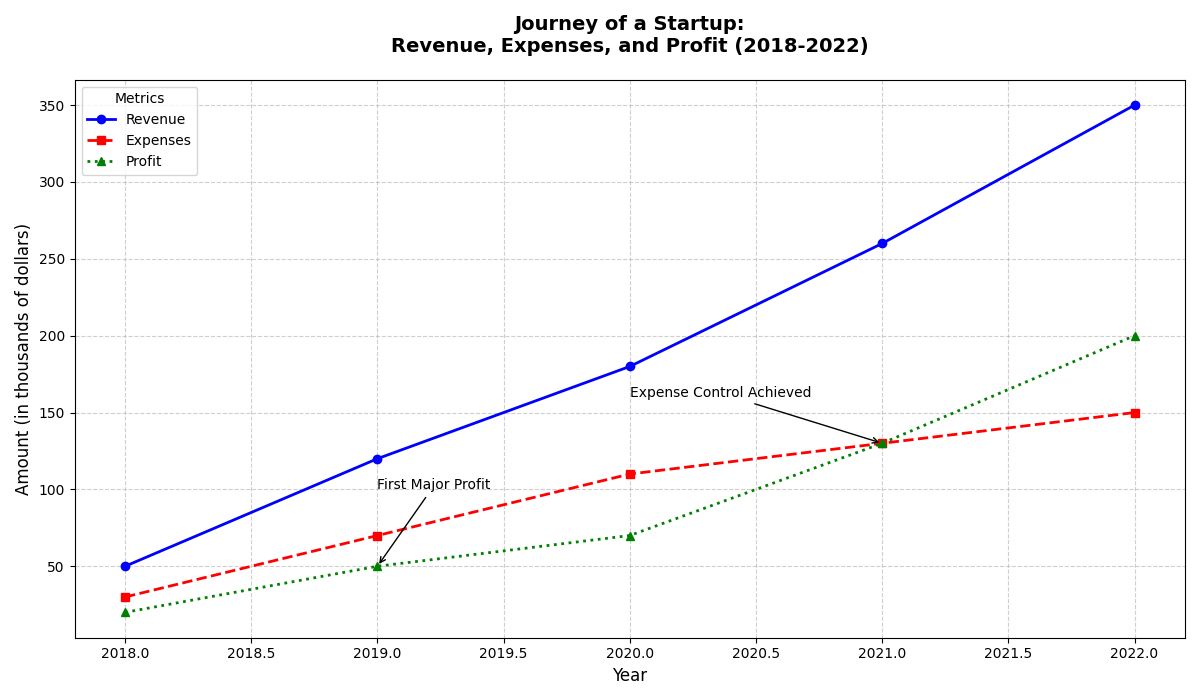

Here is the Python script that generated this plot:
import matplotlib.pyplot as plt
import numpy as np

# Backstory:
# The chart will represent the "Journey of a Startup" over 5 years, highlighting different metrics' progression:
# Revenue, Expenses, and Profit. The purpose is to show the growth and sustainability of a startup over time.

# Define years
years = np.arange(2018, 2023)

# Define metrics: Revenue, Expenses, and Profit (in thousands of dollars)
revenue = np.array([50, 120, 180, 260, 350])
expenses = np.array([30, 70, 110, 130, 150])
profit = revenue - expenses

# Preamble: Creating the plot
fig, ax = plt.subplots(figsize=(12, 7))

# Plot each line with different styles
ax.plot(years, revenue, marker='o', linestyle='-', linewidth=2, color='blue', label='Revenue')
ax.plot(years, expenses, marker='s', linestyle='--', linewidth=2, color='red', label='Expenses')
ax.plot(years, profit, marker='^', linestyle=':', linewidth=2, color='green', label='Profit')

# Add labels and title
ax.set_xlabel('Year', fontsize=12)
ax.set_ylabel('Amount (in thousands of dollars)', fontsize=12)
ax.set_title("Journey of a Startup:\nRevenue, Expenses, and Profit (2018-2022)", fontsize=14, fontweight='bold', pad=20)

# Adding a legend
ax.legend(title='Metrics', loc='upper left', fontsize=10)

# Adding grid for better readability
ax.grid(True, linestyle='--', alpha=0.6)

# Annotate specific data points
ax.annotate('First Major Profit', xy=(2019, profit[1]), xytext=(2019, profit[1] + 50),
            arrowprops=dict(facecolor='black', arrowstyle='->'), fontsize=10)
ax.annotate('Expense Control Achieved', xy=(2021, expenses[3]), xytext=(2020, expenses[3] + 30),
            arrowprops=dict(facecolor='black', arrowstyle='->'), fontsize=10)

# Adjust layout to prevent overlap
plt.tight_layout()

# Saving figure before display (optional)
# plt.savefig('startup_journey.png', dpi=300)

# Display the plot
plt.show()
